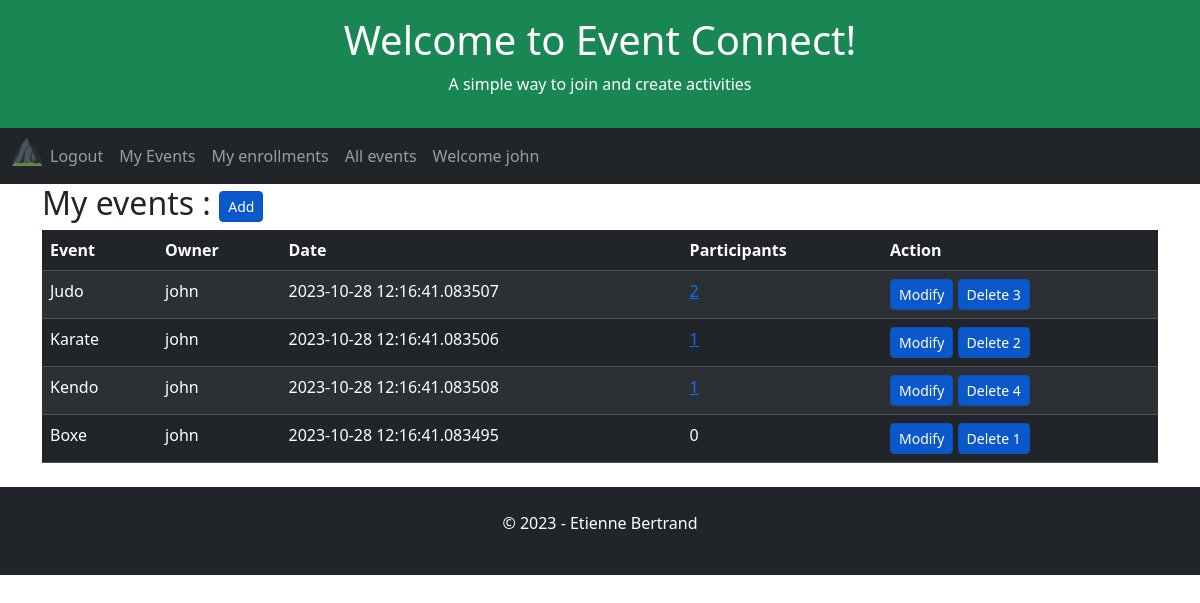
Screenshot of /user-events (signed in) with the database file from the repository.
### app/models.py (models this page shows, shortened)
class User(UserMixin, db.Model):
    id = db.Column(db.Integer, primary_key=True)
    username = db.Column(db.String(64), index=True, unique=True)
    email = db.Column(db.String(120), index=True, unique=True)
    password_hash = db.Column(db.String(128))

class Event(db.Model):
    id = db.Column(db.Integer, primary_key=True)
    user_id = db.Column(db.Integer, db.ForeignKey('user.id', name='fk_event_user'), nullable=False)
    title = db.Column(db.String(255), nullable=False)
    date = db.Column(db.DateTime, index=True, default=datetime.utcnow)

### app/routes.py (the view)
@app.route('/user-events', methods=['GET', 'POST', 'UPDATE'])
@login_required
def userEvents():
    global appName, appSlogan, appTitle, db
    user_id = current_user.id
    userEvents = db.session.query(
        Event.user_id,
        Event.id,
        User.username.label("owner"),
        Event.date,
        Event.title,
        func.count(Enrollment.user_id).label('participants')
    ).outerjoin(User, Event.user_id == User.id
    ).outerjoin(Enrollment, Event.id == Enrollment.event_id
    ).filter(
        Event.user_id == user_id
    ).group_by(
        Event.user_id,
        Event.date,
        Event.title
    ).order_by(
         func.count(Enrollment.user_id).label('participants').desc(),
         Event.title
    ).all()
    return render_template(
        'user-events.html',
        appName=appName,
        appTitle=appTitle,
        appSlogan=appSlogan,
        userEvents=userEvents
    )

### app/__init__.py (called while the page is built)
    def _fk_pragma_on_connect(dbapi_con, con_record):  # noqa
        dbapi_con.execute('pragma foreign_keys=ON')

### app/models.py (called while the page is built)
@login.user_loader
def load_user(id):
    return User.query.get(int(id))

### app/templates/user-events.html (shortened to what this page needs)
{% extends "home.html" %}
{% block content %}
    <h2>My events : <a href="{{ url_for('event') }}" class="btn btn-primary btn-sm active" role="button" aria-pressed="true">Add</a></h2>
        <table class="table table-dark table-hover table-striped">
            <thead>
            <tr>
                <th>Event</th>
                <th>Owner</th>
                <th>Date</th>
                <th>Participants</th>
                <th>Action</th>
            </tr>
            </thead>
            <tbody>
                {% for event in userEvents %}
                    <tr>
                        <td>{{ event.title }}</td>
                        <td>{{ event.owner }}</td>
                        <td>{{ event.date }}</td>
                        {% if event.participants > 0 %}
                        <td><a href="{{ url_for('eventEnrollments') }}/{{event.id}}" aria-pressed="true">{{ event.participants }}</a></td>
                        {% else %}
                        <td>{{ event.participants }}</td>
                    {% endif %}
                        <td>
                            <a href="{{ url_for('event') }}/{{event.id}}" class="btn btn-primary btn-sm active" role="button" aria-pressed="true">Modify</a>
                            <a href="{{ url_for('event') }}" class="btn btn-primary btn-sm active" role="button" aria-pressed="true" data-bs-toggle="modal" data-bs-target="#exampleModal" data-bs-whatever="{{event.id}}" >Delete {{ event.id }}</a>
                        </td>
                    </tr>
                {% endfor %}
            </tbody>
        </table>
{% endblock %}

### app/templates/home.html (shortened to what this page needs)
<!DOCTYPE html>
<html lang="en">
<head>
    <link href="https://cdn.jsdelivr.net/npm/bootstrap@5.3.2/dist/css/bootstrap.min.css" rel="stylesheet">
</head>
<body>
    <div class="p-3 bg-success text-white text-center">
    {% if appTitle %}
        <h1>{{ appTitle }}</h1>
        {% else %}
        <h1>hard coded appTitle xyz</h1>
    {% endif %}
    {% if appSlogan %}
        <p>{{ appSlogan }}</p>
        {% else %}
        <p>hard coded appSlogan xyz</p>
    {% endif %}
    </div>
    <nav class="navbar navbar-expand-lg bg-dark navbar-dark">
        <div class="container-fluid">
            <div class="collapse navbar-collapse" id="navbarNav">
            <ul class="navbar-nav">
                <li class="nav-item">
                    <a class="nav-brand" href="{{ url_for('index') }}">
                        <img src="{{ url_for('static', filename='/favicon_io/favicon-32x32.png') }}" width="30" height="30" alt="">
                    </a>
                </li>
                {% if current_user.is_anonymous %}
                <li class="nav-item">
                <a class="nav-link" href="{{ url_for('login') }}">Login</a>
                </li>
                <li class="nav-item">
                    <a class="nav-link" href="{{ url_for('register') }}">Subscribe</a>
                </li>
                {% else %}
                <li class="nav-item">
                    <a class="nav-link" href="{{ url_for('logout') }}">Logout</a>
                </li>
                <li class="nav-item">
                    <a class="nav-link" href="{{ url_for('userEvents') }}">My Events</a>
                </li>
                <li class="nav-item">
                    <a class="nav-link" href="{{ url_for('userEnrollments') }}">My enrollments</a>
                <li class="nav-item">
                    <a class="nav-link" href="{{ url_for('allEvents') }}">All events</a>
                </li>
                <li class="nav-item">
                    <a class="nav-link" href="{{ url_for('index') }}">Welcome {{ current_user.username }}</a>
                </li>
                {% endif %}
            </ul>
            </div>
        </div>
    </nav>
    <div class="container">
        {% block content %}{% endblock %}
    </div>
    <div class="mt-4 p-4 bg-dark text-white text-center">
    <p>© 2023 - Etienne Bertrand</p>
    </div>
</body>
</html>

### rows the page displays
User: username "john"
Event: title "Judo", owner "john", date "2023-10-28 12:16:41.083507", participants "2", id "3"
Event: title "Karate", owner "john", date "2023-10-28 12:16:41.083506", participants "1", id "2"
Event: title "Kendo", owner "john", date "2023-10-28 12:16:41.083508", participants "1", id "4"
Event: title "Boxe", owner "john", date "2023-10-28 12:16:41.083495", participants "0", id "1"

### other values shown
{{ appTitle }} "Welcome to Event Connect!"
{{ appSlogan }} "A simple way to join and create activities"
